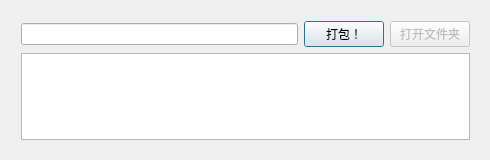
<?xml version="1.0" encoding="UTF-8"?>
<ui version="4.0">
 <class>Dialog</class>
 <widget class="QDialog" name="Dialog">
  <property name="geometry">
   <rect>
    <x>0</x>
    <y>0</y>
    <width>490</width>
    <height>160</height>
   </rect>
  </property>
  <property name="windowTitle">
   <string>V.C.打包工具</string>
  </property>
  <widget class="QWidget" name="gridLayoutWidget">
   <property name="geometry">
    <rect>
     <x>10</x>
     <y>10</y>
     <width>471</width>
     <height>141</height>
    </rect>
   </property>
   <layout class="QGridLayout" name="gridLayout">
    <item row="1" column="1">
     <widget class="QPlainTextEdit" name="cmdOutptEdit">
      <property name="readOnly">
       <bool>true</bool>
      </property>
     </widget>
    </item>
    <item row="0" column="1">
     <layout class="QHBoxLayout" name="horizontalLayout">
      <item>
       <widget class="QLineEdit" name="pakFileNameBox"/>
      </item>
      <item>
       <widget class="QPushButton" name="selExeFileBtn">
        <property name="text">
         <string>打包！</string>
        </property>
       </widget>
      </item>
      <item>
       <widget class="QPushButton" name="openPakgDirBtn">
        <property name="enabled">
         <bool>false</bool>
        </property>
        <property name="text">
         <string>打开文件夹</string>
        </property>
       </widget>
      </item>
     </layout>
    </item>
   </layout>
  </widget>
 </widget>
 <layoutdefault spacing="6" margin="11"/>
 <resources/>
 <connections/>
</ui>
